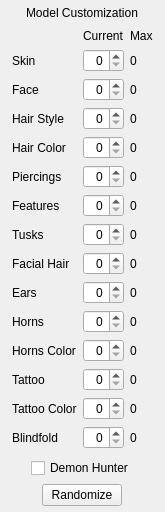
<?xml version="1.0" encoding="UTF-8"?>
<ui version="4.0">
 <class>dockWidget_CharacterDesigner</class>
 <widget class="QWidget" name="dockWidget_CharacterDesigner">
  <property name="geometry">
   <rect>
    <x>0</x>
    <y>0</y>
    <width>165</width>
    <height>472</height>
   </rect>
  </property>
  <property name="windowTitle">
   <string notr="true"/>
  </property>
  <layout class="QGridLayout" name="gridLayout_2">
   <property name="leftMargin">
    <number>6</number>
   </property>
   <property name="topMargin">
    <number>6</number>
   </property>
   <property name="rightMargin">
    <number>6</number>
   </property>
   <property name="bottomMargin">
    <number>6</number>
   </property>
   <item row="5" column="1">
    <spacer name="verticalSpacer">
     <property name="orientation">
      <enum>Qt::Vertical</enum>
     </property>
     <property name="sizeHint" stdset="0">
      <size>
       <width>71</width>
       <height>1</height>
      </size>
     </property>
    </spacer>
   </item>
   <item row="3" column="1" alignment="Qt::AlignHCenter">
    <widget class="QCheckBox" name="checkBoxDemonHunter">
     <property name="text">
      <string>Demon Hunter</string>
     </property>
    </widget>
   </item>
   <item row="1" column="0">
    <spacer name="horizontalSpacer_2">
     <property name="orientation">
      <enum>Qt::Horizontal</enum>
     </property>
     <property name="sizeHint" stdset="0">
      <size>
       <width>40</width>
       <height>20</height>
      </size>
     </property>
    </spacer>
   </item>
   <item row="1" column="1" rowspan="2">
    <layout class="QGridLayout" name="gridLayout">
     <property name="leftMargin">
      <number>6</number>
     </property>
     <property name="topMargin">
      <number>3</number>
     </property>
     <property name="rightMargin">
      <number>6</number>
     </property>
     <property name="bottomMargin">
      <number>3</number>
     </property>
     <item row="10" column="1">
      <widget class="QSpinBox" name="spinBoxHorns">
       <property name="alignment">
        <set>Qt::AlignRight|Qt::AlignTrailing|Qt::AlignVCenter</set>
       </property>
      </widget>
     </item>
     <item row="5" column="0">
      <widget class="QLabel" name="labelPiercings">
       <property name="text">
        <string>Piercings</string>
       </property>
      </widget>
     </item>
     <item row="8" column="1">
      <widget class="QSpinBox" name="spinBoxFacialHair">
       <property name="alignment">
        <set>Qt::AlignRight|Qt::AlignTrailing|Qt::AlignVCenter</set>
       </property>
      </widget>
     </item>
     <item row="3" column="1">
      <widget class="QSpinBox" name="spinBoxHairStyle">
       <property name="alignment">
        <set>Qt::AlignRight|Qt::AlignTrailing|Qt::AlignVCenter</set>
       </property>
      </widget>
     </item>
     <item row="13" column="1">
      <widget class="QSpinBox" name="spinBoxTattooColor">
       <property name="alignment">
        <set>Qt::AlignRight|Qt::AlignTrailing|Qt::AlignVCenter</set>
       </property>
      </widget>
     </item>
     <item row="12" column="1">
      <widget class="QSpinBox" name="spinBoxTattoo">
       <property name="alignment">
        <set>Qt::AlignRight|Qt::AlignTrailing|Qt::AlignVCenter</set>
       </property>
      </widget>
     </item>
     <item row="6" column="1">
      <widget class="QSpinBox" name="spinBoxFeatures">
       <property name="alignment">
        <set>Qt::AlignRight|Qt::AlignTrailing|Qt::AlignVCenter</set>
       </property>
      </widget>
     </item>
     <item row="9" column="1">
      <widget class="QSpinBox" name="spinBoxEars">
       <property name="alignment">
        <set>Qt::AlignRight|Qt::AlignTrailing|Qt::AlignVCenter</set>
       </property>
      </widget>
     </item>
     <item row="5" column="1">
      <widget class="QSpinBox" name="spinBoxPiercings">
       <property name="alignment">
        <set>Qt::AlignRight|Qt::AlignTrailing|Qt::AlignVCenter</set>
       </property>
      </widget>
     </item>
     <item row="11" column="1">
      <widget class="QSpinBox" name="spinBoxHornsColor">
       <property name="alignment">
        <set>Qt::AlignRight|Qt::AlignTrailing|Qt::AlignVCenter</set>
       </property>
      </widget>
     </item>
     <item row="14" column="1">
      <widget class="QSpinBox" name="spinBoxBlindfold">
       <property name="alignment">
        <set>Qt::AlignRight|Qt::AlignTrailing|Qt::AlignVCenter</set>
       </property>
      </widget>
     </item>
     <item row="4" column="1">
      <widget class="QSpinBox" name="spinBoxHairColor">
       <property name="alignment">
        <set>Qt::AlignRight|Qt::AlignTrailing|Qt::AlignVCenter</set>
       </property>
      </widget>
     </item>
     <item row="7" column="1">
      <widget class="QSpinBox" name="spinBoxTusks">
       <property name="alignment">
        <set>Qt::AlignRight|Qt::AlignTrailing|Qt::AlignVCenter</set>
       </property>
      </widget>
     </item>
     <item row="0" column="1">
      <widget class="QLabel" name="label_5">
       <property name="sizePolicy">
        <sizepolicy hsizetype="Preferred" vsizetype="Preferred">
         <horstretch>0</horstretch>
         <verstretch>0</verstretch>
        </sizepolicy>
       </property>
       <property name="text">
        <string>Current</string>
       </property>
      </widget>
     </item>
     <item row="0" column="2">
      <widget class="QLabel" name="label_6">
       <property name="text">
        <string>Max</string>
       </property>
      </widget>
     </item>
     <item row="9" column="2">
      <widget class="QLabel" name="labelMaxEars">
       <property name="text">
        <string notr="true">0</string>
       </property>
      </widget>
     </item>
     <item row="11" column="2">
      <widget class="QLabel" name="labelMaxHornsColor">
       <property name="text">
        <string notr="true">0</string>
       </property>
      </widget>
     </item>
     <item row="6" column="2">
      <widget class="QLabel" name="labelMaxFeatures">
       <property name="text">
        <string notr="true">0</string>
       </property>
      </widget>
     </item>
     <item row="12" column="2">
      <widget class="QLabel" name="labelMaxTattoo">
       <property name="text">
        <string notr="true">0</string>
       </property>
      </widget>
     </item>
     <item row="2" column="2">
      <widget class="QLabel" name="labelMaxFace">
       <property name="text">
        <string notr="true">0</string>
       </property>
      </widget>
     </item>
     <item row="8" column="2">
      <widget class="QLabel" name="labelMaxFacialHair">
       <property name="text">
        <string notr="true">0</string>
       </property>
      </widget>
     </item>
     <item row="5" column="2">
      <widget class="QLabel" name="labelMaxPiercings">
       <property name="text">
        <string notr="true">0</string>
       </property>
      </widget>
     </item>
     <item row="10" column="2">
      <widget class="QLabel" name="labelMaxHorns">
       <property name="text">
        <string notr="true">0</string>
       </property>
      </widget>
     </item>
     <item row="7" column="2">
      <widget class="QLabel" name="labelMaxTusks">
       <property name="text">
        <string notr="true">0</string>
       </property>
      </widget>
     </item>
     <item row="1" column="2">
      <widget class="QLabel" name="labelMaxSkin">
       <property name="text">
        <string notr="true">0</string>
       </property>
      </widget>
     </item>
     <item row="13" column="2">
      <widget class="QLabel" name="labelMaxTattooColor">
       <property name="text">
        <string notr="true">0</string>
       </property>
      </widget>
     </item>
     <item row="14" column="0">
      <widget class="QLabel" name="labelBlindfold">
       <property name="text">
        <string>Blindfold</string>
       </property>
      </widget>
     </item>
     <item row="2" column="0">
      <widget class="QLabel" name="labelFace">
       <property name="sizePolicy">
        <sizepolicy hsizetype="Preferred" vsizetype="Preferred">
         <horstretch>0</horstretch>
         <verstretch>0</verstretch>
        </sizepolicy>
       </property>
       <property name="text">
        <string>Face</string>
       </property>
      </widget>
     </item>
     <item row="2" column="1">
      <widget class="QSpinBox" name="spinBoxFace">
       <property name="alignment">
        <set>Qt::AlignRight|Qt::AlignTrailing|Qt::AlignVCenter</set>
       </property>
      </widget>
     </item>
     <item row="1" column="0">
      <widget class="QLabel" name="labelSkin">
       <property name="sizePolicy">
        <sizepolicy hsizetype="Preferred" vsizetype="Preferred">
         <horstretch>0</horstretch>
         <verstretch>0</verstretch>
        </sizepolicy>
       </property>
       <property name="text">
        <string>Skin</string>
       </property>
      </widget>
     </item>
     <item row="1" column="1">
      <widget class="QSpinBox" name="spinBoxSkin">
       <property name="alignment">
        <set>Qt::AlignRight|Qt::AlignTrailing|Qt::AlignVCenter</set>
       </property>
      </widget>
     </item>
     <item row="3" column="0">
      <widget class="QLabel" name="labelHairStyle">
       <property name="text">
        <string>Hair Style</string>
       </property>
      </widget>
     </item>
     <item row="14" column="2">
      <widget class="QLabel" name="labelMaxBlindford">
       <property name="text">
        <string notr="true">0</string>
       </property>
      </widget>
     </item>
     <item row="4" column="2">
      <widget class="QLabel" name="labelMaxHaircolor">
       <property name="text">
        <string notr="true">0</string>
       </property>
      </widget>
     </item>
     <item row="3" column="2">
      <widget class="QLabel" name="labelMaxHairStyle">
       <property name="text">
        <string notr="true">0</string>
       </property>
      </widget>
     </item>
     <item row="4" column="0">
      <widget class="QLabel" name="labelHairColor">
       <property name="text">
        <string>Hair Color</string>
       </property>
      </widget>
     </item>
     <item row="6" column="0">
      <widget class="QLabel" name="labelFeatures">
       <property name="text">
        <string>Features</string>
       </property>
      </widget>
     </item>
     <item row="7" column="0">
      <widget class="QLabel" name="labelTusks">
       <property name="text">
        <string>Tusks</string>
       </property>
      </widget>
     </item>
     <item row="10" column="0">
      <widget class="QLabel" name="labelHorns">
       <property name="text">
        <string>Horns</string>
       </property>
      </widget>
     </item>
     <item row="11" column="0">
      <widget class="QLabel" name="labelHornsColor">
       <property name="text">
        <string>Horns Color</string>
       </property>
      </widget>
     </item>
     <item row="8" column="0">
      <widget class="QLabel" name="labelFacialHair">
       <property name="text">
        <string>Facial Hair</string>
       </property>
      </widget>
     </item>
     <item row="12" column="0">
      <widget class="QLabel" name="labelTattoo">
       <property name="text">
        <string>Tattoo</string>
       </property>
      </widget>
     </item>
     <item row="13" column="0">
      <widget class="QLabel" name="labelTattooColor">
       <property name="text">
        <string>Tattoo Color</string>
       </property>
      </widget>
     </item>
     <item row="9" column="0">
      <widget class="QLabel" name="labelEars">
       <property name="text">
        <string>Ears</string>
       </property>
      </widget>
     </item>
    </layout>
   </item>
   <item row="0" column="1" alignment="Qt::AlignHCenter">
    <widget class="QLabel" name="label">
     <property name="text">
      <string>Model Customization</string>
     </property>
    </widget>
   </item>
   <item row="4" column="1" alignment="Qt::AlignHCenter">
    <widget class="QPushButton" name="charRandomizeButton">
     <property name="text">
      <string>Randomize</string>
     </property>
    </widget>
   </item>
   <item row="1" column="2">
    <spacer name="horizontalSpacer">
     <property name="orientation">
      <enum>Qt::Horizontal</enum>
     </property>
     <property name="sizeHint" stdset="0">
      <size>
       <width>40</width>
       <height>20</height>
      </size>
     </property>
    </spacer>
   </item>
  </layout>
 </widget>
 <resources/>
 <connections/>
</ui>
